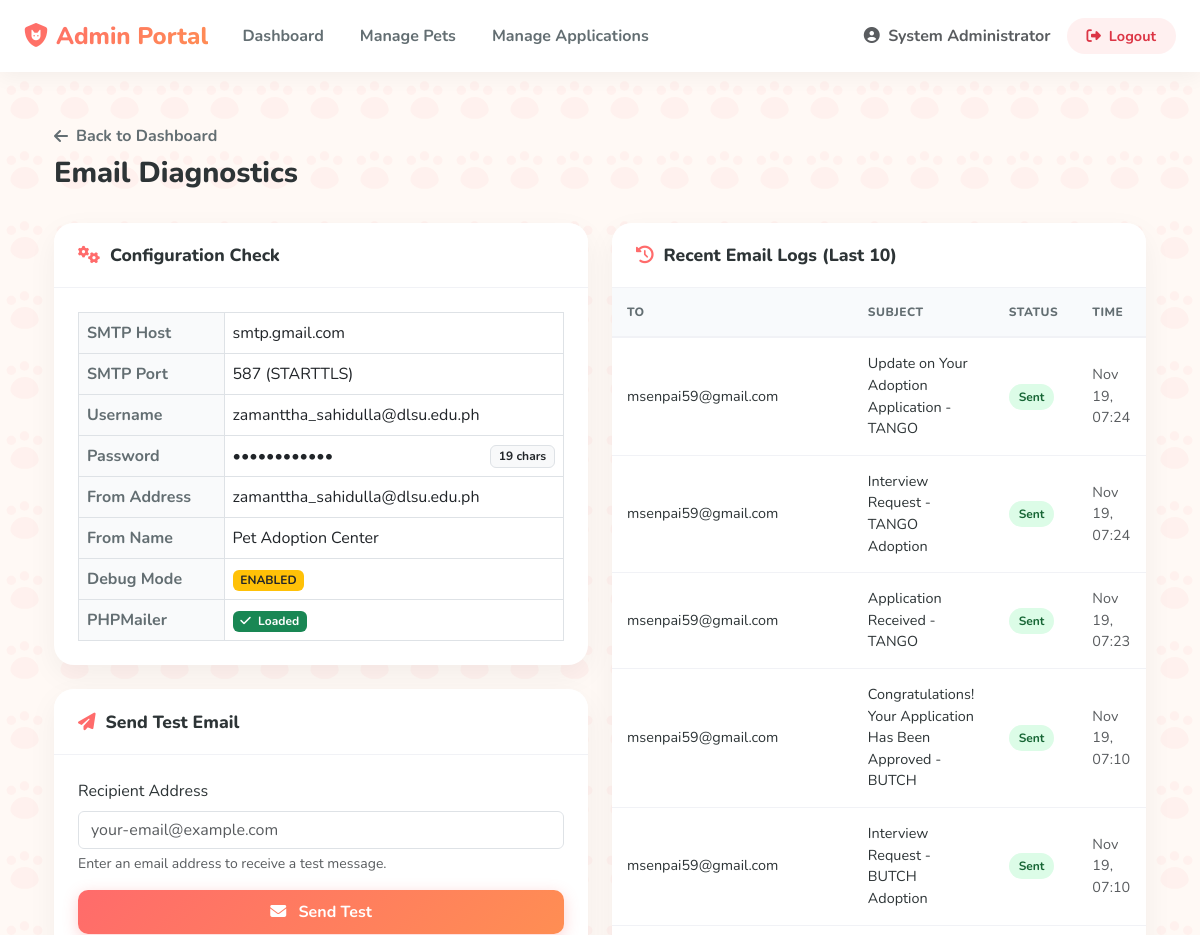
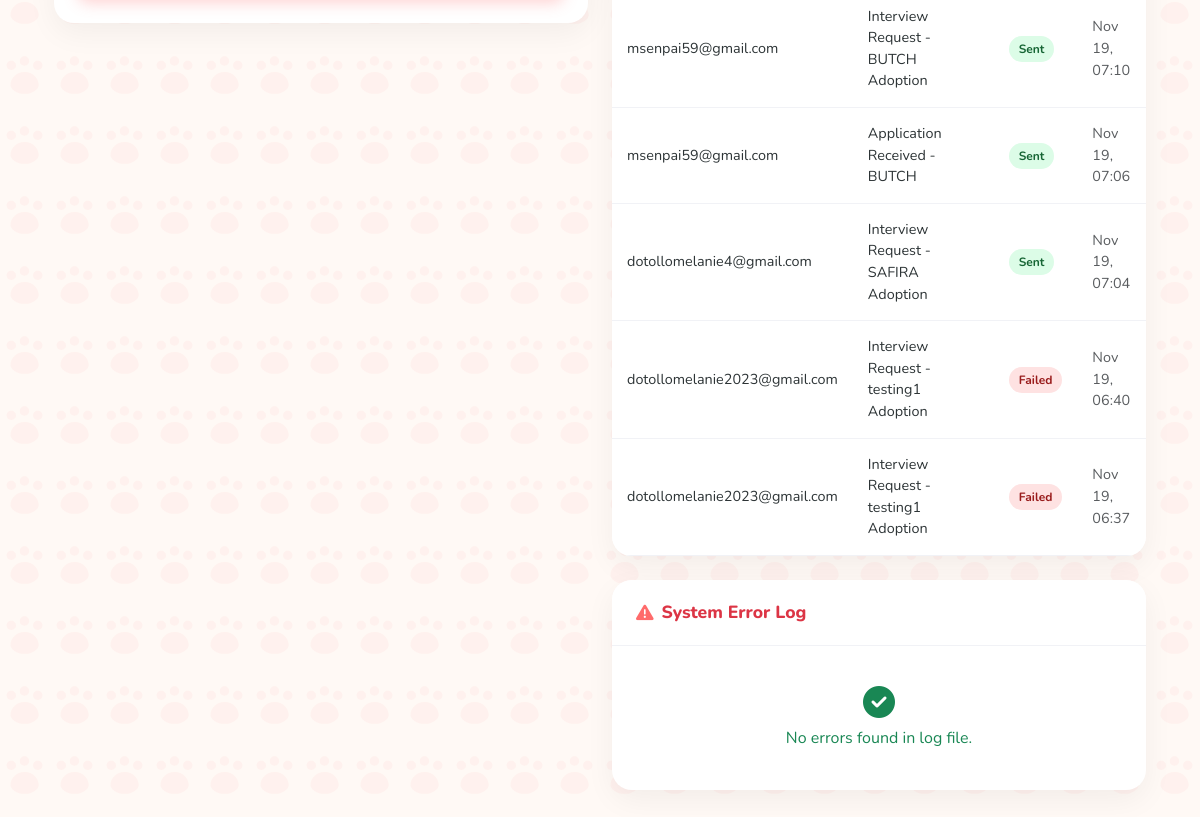
/pet-adoption-system/admin/test-email.php (signed in), run on the app's committed database (2 pictures, top to bottom).
### tables this page shows
CREATE TABLE `email_logs` (
  `log_id` int(11) NOT NULL,
  `application_id` int(11) NOT NULL,
  `email_type` varchar(50) NOT NULL,
  `sent_to` varchar(150) NOT NULL,
  `subject` varchar(255) DEFAULT NULL,
  `message` text DEFAULT NULL,
  `sent_at` timestamp NOT NULL DEFAULT current_timestamp(),
  `status` enum('Sent','Failed') DEFAULT 'Sent'
);

### pet-adoption-system/includes/session.php (called while the page is built, shortened)
<?php
function getAdminName() {
    return $_SESSION['admin_name'] ?? 'Admin';
}
?>

### pet-adoption-system/admin/test-email.php (the view, shortened to what this page needs)
<?php
require_once '../includes/session.php';
require_once '../config/database.php';
$recent_logs = [];
try {
    $stmt = $pdo->query("SELECT * FROM email_logs ORDER BY sent_at DESC LIMIT 10");
    $recent_logs = $stmt->fetchAll(PDO::FETCH_ASSOC);
} catch (Exception $e) {
    $db_error = "Error fetching email logs: " . $e->getMessage();
}
$error_log_lines = [];
?>
<!DOCTYPE html>
<html lang="en">
<head>
    <link href="https://cdn.jsdelivr.net/npm/bootstrap@5.3.0/dist/css/bootstrap.min.css" rel="stylesheet">
    <link rel="stylesheet" href="https://cdnjs.cloudflare.com/ajax/libs/font-awesome/6.4.0/css/all.min.css">
</head>
<body>
    <nav class="navbar navbar-expand-lg fixed-top">
        <div class="container-fluid px-4">
            <a class="navbar-brand" href="dashboard.php">
                <i class="fas fa-shield-cat me-2"></i>Admin Portal
            </a>
            <div class="collapse navbar-collapse" id="navbarNav">
                <ul class="navbar-nav me-auto">
                    <li class="nav-item"><a class="nav-link" href="dashboard.php">Dashboard</a></li>
                    <li class="nav-item"><a class="nav-link" href="manage-pets.php">Manage Pets</a></li>
                    <li class="nav-item"><a class="nav-link" href="manage-applications.php">Manage Applications</a></li>
                </ul>
                <ul class="navbar-nav align-items-center">
                    <li class="nav-item me-3">
                        <span class="text-muted fw-bold"><i class="fas fa-user-circle me-1"></i> <?= htmlspecialchars(getAdminName()) ?></span>
                    </li>
                    <li class="nav-item"><a class="btn-logout" href="logout.php"><i class="fas fa-sign-out-alt me-1"></i> Logout</a></li>
                </ul>
            </div>
        </div>
    </nav>
    <div class="container px-4">
        <div class="d-flex justify-content-between align-items-center mb-4 mt-4">
            <div>
                <a href="dashboard.php" class="btn-back mb-2"><i class="fas fa-arrow-left me-2"></i> Back to Dashboard</a>
                <h1 class="section-title">Email Diagnostics</h1>
            </div>
        </div>
        <div class="row g-4">
            <div class="col-lg-6">
                <div class="content-card">
                    <div class="card-header-custom">
                        <i class="fas fa-cogs"></i> Configuration Check
                    </div>
                    <div class="card-body-custom">
                        <div class="table-responsive">
                            <table class="table table-bordered config-table mb-0">
                                <tr>
                                    <td>SMTP Host</td>
                                    <td>smtp.gmail.com</td>
                                </tr>
                                <tr>
                                    <td>SMTP Port</td>
                                    <td>587 (STARTTLS)</td>
                                </tr>
                                <tr>
                                    <td>Username</td>
                                    <td><?= EMAIL_USERNAME ?></td>
                                </tr>
                                <tr>
                                    <td>Password</td>
                                    <td>
                                        <div class="d-flex justify-content-between align-items-center">
                                            <span><?= str_repeat('•', 12) ?></span>
                                            <span class="badge bg-light text-dark border"><?= strlen(EMAIL_PASSWORD) ?> chars</span>
                                        </div>
                                    </td>
                                </tr>
                                <tr>
                                    <td>From Address</td>
                                    <td><?= EMAIL_FROM_ADDRESS ?></td>
                                </tr>
                                <tr>
                                    <td>From Name</td>
                                    <td><?= EMAIL_FROM_NAME ?></td>
                                </tr>
                                <tr>
                                    <td>Debug Mode</td>
                                    <td><?= DEBUG_MODE ? '<span class="badge bg-warning text-dark">ENABLED</span>' : '<span class="badge bg-secondary">Disabled</span>' ?></td>
                                </tr>
                                <tr>
                                    <td>PHPMailer</td>
                                    <td><?php
                                        if (class_exists('PHPMailer\PHPMailer\PHPMailer')) {
                                            echo '<span class="badge bg-success"><i class="fas fa-check me-1"></i> Loaded</span>';
                                        } else {
                                            echo '<span class="badge bg-danger"><i class="fas fa-times me-1"></i> Not Found</span>';
                                        }
                                    ?></td>
                                </tr>
                            </table>
                        </div>
                    </div>
                </div>
                <div class="content-card">
                    <div class="card-header-custom">
                        <i class="fas fa-paper-plane"></i> Send Test Email
                    </div>
                    <div class="card-body-custom">
                        <form method="POST">
                            <div class="mb-3">
                                <label class="form-label">Recipient Address</label>
                                <input type="email" name="test_email" class="form-control" placeholder="your-email@example.com" required>
                                <div class="form-text">Enter an email address to receive a test message.</div>
                            </div>
                            <button type="submit" class="btn btn-gradient w-100">
                                <i class="fas fa-envelope me-2"></i> Send Test
                            </button>
                        </form>
                    </div>
                </div>
            </div>
            <div class="col-lg-6">
                <div class="content-card">
                    <div class="card-header-custom">
                        <i class="fas fa-history"></i> Recent Email Logs (Last 10)
                    </div>
                    <div class="card-body p-0">
                        <?php if (!empty($recent_logs)): ?>
                            <div class="table-responsive">
                                <table class="table custom-table table-hover mb-0">
                                    <thead>
                                        <tr>
                                            <th>To</th>
                                            <th>Subject</th>
                                            <th>Status</th>
                                            <th>Time</th>
                                        </tr>
                                    </thead>
                                    <tbody>
                                        <?php foreach ($recent_logs as $log): ?>
                                            <tr>
                                                <td><?= htmlspecialchars($log['sent_to']) ?></td>
                                                <td><?= htmlspecialchars($log['subject']) ?></td>
                                                <td>
                                                    <span class="<?= $log['status'] === 'Sent' ? 'badge-sent' : 'badge-failed' ?>">
                                                        <?= $log['status'] ?>
                                                    </span>
                                                </td>
                                                <td class="text-muted small"><?= date('M j, H:i', strtotime($log['sent_at'])) ?></td>
                                            </tr>
                                        <?php endforeach; ?>
                                    </tbody>
                                </table>
                            </div>
                        <?php endif; ?>
                    </div>
                </div>
                <div class="content-card">
                    <div class="card-header-custom text-danger">
                        <i class="fas fa-exclamation-triangle me-2"></i> System Error Log
                    </div>
                    <div class="card-body-custom">
                        <?php if (!empty($error_log_lines)): ?>
                            <div class="error-log-container">
                                <?php foreach (array_reverse($error_log_lines) as $line): ?>
                                    <div class="log-line"><?= htmlspecialchars($line) ?></div>
                                <?php endforeach; ?>
                            </div>
                        <?php else: ?>
                            <div class="text-center py-3 text-success">
                                <i class="fas fa-check-circle fa-2x mb-2"></i>
                                <p class="mb-0">No errors found in log file.</p>
                            </div>
                        <?php endif; ?>
                    </div>
                </div>
            </div>
        </div>
    </div>
</body>
</html>

### pet-adoption-system/admin/test-email.php (style rules this page uses)
:root { --brand-gradient: linear-gradient(135deg, #FF6B6B 0%, #FF8E53 100%); --primary-color: #FF6B6B; --secondary-color: #FF8E53; --text-dark: #2d3436; --text-muted: #636e72; --bg-soft: #fff9f5; }
body { font-family: 'Nunito', sans-serif; background-color: var(--bg-soft); background-image: var(--paw-pattern); color: var(--text-dark); padding-top: 100px; padding-bottom: 40px; }
.navbar { background: rgba(255, 255, 255, 0.95) !important; backdrop-filter: blur(10px); box-shadow: 0 4px 20px rgba(0,0,0,0.05); padding: 0.8rem 0; }
.navbar-brand { font-weight: 800; font-size: 1.5rem; background: var(--brand-gradient); -webkit-background-clip: text; -webkit-text-fill-color: transparent; }
.nav-link { font-weight: 700; color: var(--text-muted) !important; transition: color 0.3s; margin: 0 10px; }
.btn-logout { background: #fff0f0; color: #dc3545; border-radius: 50px; padding: 8px 20px; font-weight: 700; text-decoration: none; font-size: 0.9rem; transition: all 0.3s; }
.content-card { background: white; border-radius: 20px; border: none; box-shadow: 0 10px 30px rgba(0,0,0,0.05); margin-bottom: 1.5rem; overflow: hidden; }
.card-header-custom { background: #fff; border-bottom: 1px solid #f1f2f6; padding: 1.2rem 1.5rem; font-weight: 800; color: var(--text-dark); font-size: 1.1rem; display: flex; align-items: center; }
.card-header-custom i { margin-right: 10px; color: var(--primary-color); }
.card-body-custom { padding: 1.5rem; }
.section-title { font-weight: 800; color: var(--text-dark); font-size: 1.8rem; }
.btn-back { color: var(--text-muted); font-weight: 700; text-decoration: none; display: inline-flex; align-items: center; transition: all 0.3s; }
.btn-gradient { background: var(--brand-gradient); color: white; border: none; font-weight: 700; padding: 10px 25px; border-radius: 10px; transition: all 0.3s; box-shadow: 0 4px 15px rgba(255, 107, 107, 0.3); }
.custom-table thead th { background: #f8fafc; color: var(--text-muted); font-weight: 800; text-transform: uppercase; font-size: 0.75rem; padding: 15px; border-bottom: 2px solid #f1f2f6; letter-spacing: 0.5px; }
.custom-table tbody td { padding: 15px; vertical-align: middle; font-size: 0.9rem; color: var(--text-dark); border-bottom: 1px solid #f1f2f6; }
.config-table tr td:first-child { background: #f9fafb; font-weight: 700; width: 30%; color: var(--text-muted); }
.badge-sent { background: #dcfce7; color: #166534; padding: 5px 10px; border-radius: 50px; font-weight: 700; font-size: 0.75rem; }
.badge-failed { background: #fee2e2; color: #991b1b; padding: 5px 10px; border-radius: 50px; font-weight: 700; font-size: 0.75rem; }

### data on the page
email_logs: sent_to "msenpai59@gmail.com", subject "Update on Your Adoption Application - TANGO", status "Sent", sent_at "Nov 19, 07:24"
email_logs: sent_to "msenpai59@gmail.com", subject "Interview Request - TANGO Adoption", status "Sent", sent_at "Nov 19, 07:24"
email_logs: sent_to "msenpai59@gmail.com", subject "Application Received - TANGO", status "Sent", sent_at "Nov 19, 07:23"
email_logs: sent_to "msenpai59@gmail.com", subject "Congratulations! Your Application Has Been Approved - BUTCH", status "Sent", sent_at "Nov 19, 07:10"
email_logs: sent_to "msenpai59@gmail.com", subject "Interview Request - BUTCH Adoption", status "Sent", sent_at "Nov 19, 07:10"
email_logs: sent_to "msenpai59@gmail.com", subject "Interview Request - BUTCH Adoption", status "Sent", sent_at "Nov 19, 07:10"
email_logs: sent_to "msenpai59@gmail.com", subject "Application Received - BUTCH", status "Sent", sent_at "Nov 19, 07:06"
email_logs: sent_to "dotollomelanie4@gmail.com", subject "Interview Request - SAFIRA Adoption", status "Sent", sent_at "Nov 19, 07:04"
email_logs: sent_to "dotollomelanie2023@gmail.com", subject "Interview Request - testing1 Adoption", status "Failed", sent_at "Nov 19, 06:40"
email_logs: sent_to "dotollomelanie2023@gmail.com", subject "Interview Request - testing1 Adoption", status "Failed", sent_at "Nov 19, 06:37"

### other printed values
getAdminName() "System Administrator"
EMAIL_USERNAME "zamanttha_sahidulla@dlsu.edu.ph"
str_repeat('•', 12) "••••••••••••"
strlen(EMAIL_PASSWORD) "19"
EMAIL_FROM_ADDRESS "zamanttha_sahidulla@dlsu.edu.ph"
EMAIL_FROM_NAME "Pet Adoption Center"
